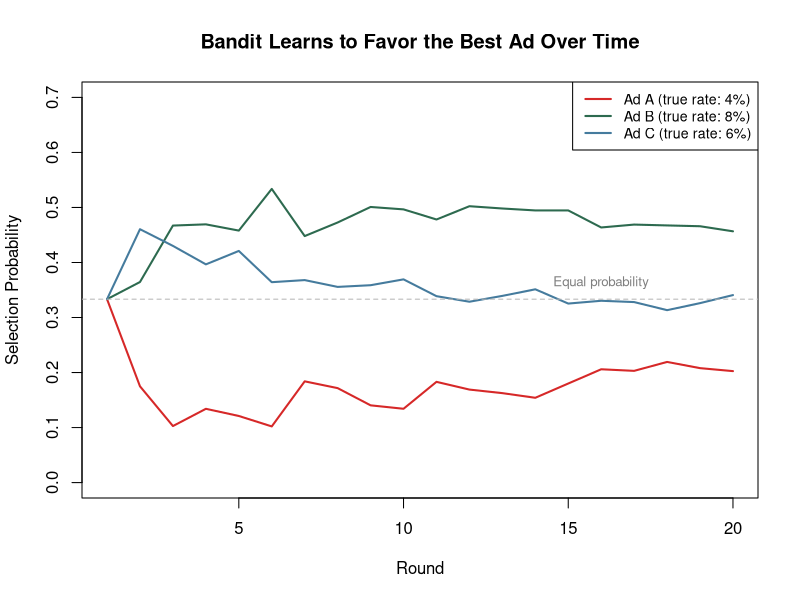

R code for this plot:
## ---- chunk 1
#| label: ab-test-demo
#| fig-cap: "A/B test: is the difference in click rates statistically significant?"

# Banner ad A/B test results
clicks_A <- 46;  shown_A <- 1003
clicks_B <- 97;  shown_B <- 997

# Two-proportion z-test
result <- prop.test(c(clicks_A, clicks_B), c(shown_A, shown_B))

cat("Ad A click rate:", round(clicks_A / shown_A * 100, 1), "%\n")
cat("Ad B click rate:", round(clicks_B / shown_B * 100, 1), "%\n")
cat("p-value:", format.pval(result$p.value, digits = 3), "\n")
cat("Conclusion:", ifelse(result$p.value < 0.05,
    "Statistically significant difference — use Ad B",
    "No significant difference — either ad is fine"), "\n")
## ---- chunk 2
#| label: bandit-simulation
#| fig-cap: "Multi-armed bandit simulation: the algorithm quickly shifts probability toward the best-performing alternative."
#| fig-width: 8
#| fig-height: 4

set.seed(42)

# True click probabilities (unknown to the algorithm)
true_probs <- c(0.04, 0.08, 0.06)  # Ad A, B, C
K <- length(true_probs)
n_rounds <- 20
batch_size <- 50

# Track results
successes <- rep(0, K)
trials <- rep(0, K)
prob_history <- matrix(NA, nrow = n_rounds, ncol = K)

for (round in 1:n_rounds) {
  # Calculate selection probabilities (Thompson sampling approximation)
  if (round == 1) {
    probs <- rep(1/K, K)
  } else {
    # Estimate probability of each being best (simplified)
    rates <- (successes + 1) / (trials + 2)  # Laplace smoothing
    probs <- rates / sum(rates)
  }
  prob_history[round, ] <- probs

  # Assign batch according to probabilities
  assignments <- sample(1:K, batch_size, replace = TRUE, prob = probs)

  # Simulate outcomes
  for (k in 1:K) {
    n_assigned <- sum(assignments == k)
    if (n_assigned > 0) {
      trials[k] <- trials[k] + n_assigned
      successes[k] <- successes[k] + rbinom(1, n_assigned, true_probs[k])
    }
  }
}

# Plot probability evolution
cols <- c("#d62828", "#2d6a4f", "#457b9d")
matplot(1:n_rounds, prob_history, type = "l", lwd = 2, lty = 1, col = cols,
        xlab = "Round", ylab = "Selection Probability",
        main = "Bandit Learns to Favor the Best Ad Over Time",
        ylim = c(0, 0.7))
legend("topright", legend = paste0("Ad ", LETTERS[1:K],
       " (true rate: ", true_probs * 100, "%)"),
       col = cols, lwd = 2, cex = 0.85, bg = "white")
abline(h = 1/K, col = "gray70", lty = 2)
text(n_rounds * 0.8, 1/K + 0.03, "Equal probability", col = "gray50", cex = 0.8)
